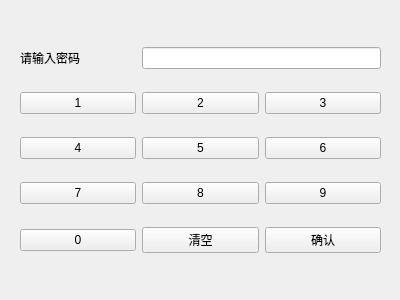
<?xml version="1.0" encoding="UTF-8"?>
<ui version="4.0">
 <class>pw_input_win</class>
 <widget class="QWidget" name="pw_input_win">
  <property name="geometry">
   <rect>
    <x>0</x>
    <y>0</y>
    <width>400</width>
    <height>300</height>
   </rect>
  </property>
  <property name="windowTitle">
   <string>Form</string>
  </property>
  <widget class="QWidget" name="layoutWidget">
   <property name="geometry">
    <rect>
     <x>20</x>
     <y>30</y>
     <width>361</width>
     <height>241</height>
    </rect>
   </property>
   <layout class="QGridLayout" name="gridLayout">
    <item row="0" column="0">
     <widget class="QLabel" name="pw_label">
      <property name="text">
       <string>请输入密码</string>
      </property>
     </widget>
    </item>
    <item row="0" column="1" colspan="2">
     <widget class="QLineEdit" name="pw_text"/>
    </item>
    <item row="1" column="0">
     <widget class="my_special_btn" name="btn_1">
      <property name="text">
       <string>1</string>
      </property>
     </widget>
    </item>
    <item row="1" column="1">
     <widget class="my_special_btn" name="btn_2">
      <property name="text">
       <string>2</string>
      </property>
     </widget>
    </item>
    <item row="1" column="2">
     <widget class="my_special_btn" name="btn_3">
      <property name="text">
       <string>3</string>
      </property>
     </widget>
    </item>
    <item row="2" column="0">
     <widget class="my_special_btn" name="btn_4">
      <property name="text">
       <string>4</string>
      </property>
     </widget>
    </item>
    <item row="2" column="1">
     <widget class="my_special_btn" name="btn_5">
      <property name="text">
       <string>5</string>
      </property>
     </widget>
    </item>
    <item row="2" column="2">
     <widget class="my_special_btn" name="btn_6">
      <property name="text">
       <string>6</string>
      </property>
     </widget>
    </item>
    <item row="3" column="0">
     <widget class="my_special_btn" name="btn_7">
      <property name="text">
       <string>7</string>
      </property>
     </widget>
    </item>
    <item row="3" column="1">
     <widget class="my_special_btn" name="btn_8">
      <property name="text">
       <string>8</string>
      </property>
     </widget>
    </item>
    <item row="3" column="2">
     <widget class="my_special_btn" name="btn_9">
      <property name="text">
       <string>9</string>
      </property>
     </widget>
    </item>
    <item row="4" column="0">
     <widget class="my_special_btn" name="btn_0">
      <property name="text">
       <string>0</string>
      </property>
     </widget>
    </item>
    <item row="4" column="1">
     <widget class="QPushButton" name="btn_clear">
      <property name="text">
       <string>清空</string>
      </property>
     </widget>
    </item>
    <item row="4" column="2">
     <widget class="QPushButton" name="btn_ok">
      <property name="text">
       <string>确认</string>
      </property>
     </widget>
    </item>
   </layout>
  </widget>
 </widget>
 <customwidgets>
  <customwidget>
   <class>my_special_btn</class>
   <extends>QPushButton</extends>
   <header location="global">special_btn</header>
   <slots>
    <signal>btn_pressed()</signal>
   </slots>
  </customwidget>
 </customwidgets>
 <resources/>
 <connections>
  <connection>
   <sender>btn_1</sender>
   <signal>btn_pressed()</signal>
   <receiver>pw_input_win</receiver>
   <slot>show_num()</slot>
   <hints>
    <hint type="sourcelabel">
     <x>72</x>
     <y>96</y>
    </hint>
    <hint type="destinationlabel">
     <x>38</x>
     <y>13</y>
    </hint>
   </hints>
  </connection>
  <connection>
   <sender>btn_2</sender>
   <signal>btn_pressed()</signal>
   <receiver>pw_input_win</receiver>
   <slot>show_num()</slot>
   <hints>
    <hint type="sourcelabel">
     <x>189</x>
     <y>103</y>
    </hint>
    <hint type="destinationlabel">
     <x>159</x>
     <y>13</y>
    </hint>
   </hints>
  </connection>
  <connection>
   <sender>btn_3</sender>
   <signal>btn_pressed()</signal>
   <receiver>pw_input_win</receiver>
   <slot>show_num()</slot>
   <hints>
    <hint type="sourcelabel">
     <x>302</x>
     <y>105</y>
    </hint>
    <hint type="destinationlabel">
     <x>235</x>
     <y>15</y>
    </hint>
   </hints>
  </connection>
  <connection>
   <sender>btn_4</sender>
   <signal>btn_pressed()</signal>
   <receiver>pw_input_win</receiver>
   <slot>show_num()</slot>
   <hints>
    <hint type="sourcelabel">
     <x>111</x>
     <y>148</y>
    </hint>
    <hint type="destinationlabel">
     <x>11</x>
     <y>52</y>
    </hint>
   </hints>
  </connection>
  <connection>
   <sender>btn_5</sender>
   <signal>btn_pressed()</signal>
   <receiver>pw_input_win</receiver>
   <slot>show_num()</slot>
   <hints>
    <hint type="sourcelabel">
     <x>157</x>
     <y>143</y>
    </hint>
    <hint type="destinationlabel">
     <x>12</x>
     <y>126</y>
    </hint>
   </hints>
  </connection>
  <connection>
   <sender>btn_6</sender>
   <signal>btn_pressed()</signal>
   <receiver>pw_input_win</receiver>
   <slot>show_num()</slot>
   <hints>
    <hint type="sourcelabel">
     <x>340</x>
     <y>144</y>
    </hint>
    <hint type="destinationlabel">
     <x>390</x>
     <y>125</y>
    </hint>
   </hints>
  </connection>
  <connection>
   <sender>btn_7</sender>
   <signal>btn_pressed()</signal>
   <receiver>pw_input_win</receiver>
   <slot>show_num()</slot>
   <hints>
    <hint type="sourcelabel">
     <x>54</x>
     <y>193</y>
    </hint>
    <hint type="destinationlabel">
     <x>8</x>
     <y>182</y>
    </hint>
   </hints>
  </connection>
  <connection>
   <sender>btn_8</sender>
   <signal>btn_pressed()</signal>
   <receiver>pw_input_win</receiver>
   <slot>show_num()</slot>
   <hints>
    <hint type="sourcelabel">
     <x>189</x>
     <y>193</y>
    </hint>
    <hint type="destinationlabel">
     <x>7</x>
     <y>161</y>
    </hint>
   </hints>
  </connection>
  <connection>
   <sender>btn_9</sender>
   <signal>btn_pressed()</signal>
   <receiver>pw_input_win</receiver>
   <slot>show_num()</slot>
   <hints>
    <hint type="sourcelabel">
     <x>305</x>
     <y>192</y>
    </hint>
    <hint type="destinationlabel">
     <x>393</x>
     <y>172</y>
    </hint>
   </hints>
  </connection>
  <connection>
   <sender>btn_0</sender>
   <signal>btn_pressed()</signal>
   <receiver>pw_input_win</receiver>
   <slot>show_num()</slot>
   <hints>
    <hint type="sourcelabel">
     <x>79</x>
     <y>241</y>
    </hint>
    <hint type="destinationlabel">
     <x>10</x>
     <y>221</y>
    </hint>
   </hints>
  </connection>
  <connection>
   <sender>btn_clear</sender>
   <signal>clicked()</signal>
   <receiver>pw_input_win</receiver>
   <slot>clearall()</slot>
   <hints>
    <hint type="sourcelabel">
     <x>209</x>
     <y>242</y>
    </hint>
    <hint type="destinationlabel">
     <x>239</x>
     <y>286</y>
    </hint>
   </hints>
  </connection>
  <connection>
   <sender>btn_ok</sender>
   <signal>clicked()</signal>
   <receiver>pw_input_win</receiver>
   <slot>create_threading()</slot>
   <hints>
    <hint type="sourcelabel">
     <x>341</x>
     <y>236</y>
    </hint>
    <hint type="destinationlabel">
     <x>360</x>
     <y>290</y>
    </hint>
   </hints>
  </connection>
 </connections>
 <slots>
  <slot>show_num()</slot>
  <slot>clearall()</slot>
  <slot>create_threading()</slot>
 </slots>
</ui>
